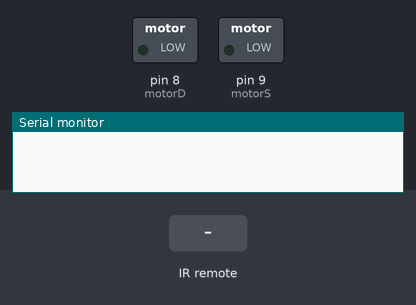
A sketch run on a simulated Arduino Uno, built with avr-gcc and run on an emulated ATmega328P. Parts: switched loads named in the sketch (green lamp = pin HIGH), the last lines printed to the serial monitor. The inputs (shaded band) are chosen by the test bench.

Above: at 1.2 s.
1.3 s: infrared code 0xD7E84B1B received
At 1.6 s:
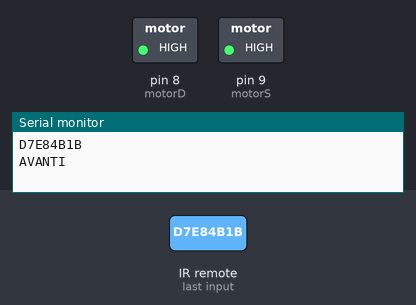
2.8 s: infrared code 0xF076C13B received
At 3.9 s:
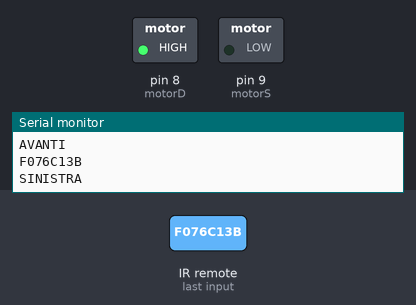
4.3 s: infrared code 0xA3C8EDDB received
At 5.1 s:
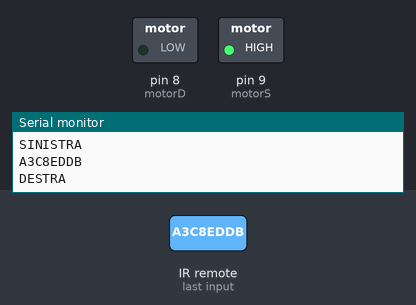
Timing chart, 0 to 7.3 s (numbered marks = the images above; inputs shaded):
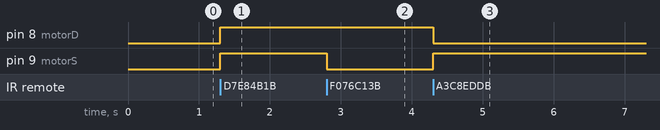

Measured:
- after the input at 1.3 s, pin 8 (motorD), pin 9 (motorS): LOW → HIGH at once
- after the input at 2.8 s, pin 9 (motorS): HIGH → LOW at once
- after the input at 4.3 s, pin 8 (motorD): HIGH → LOW at once; pin 9 (motorS): LOW → HIGH at once

The sketch:

sketch_robot_con_telecomando_ir.ino
```cpp
 /**

  ARDUINO ROBOT CON CONTROLLO TELECOMANDO IR

  Autore Fancello Salvatore

 Per maggiori info: http://www.progettiarduino.com

 **/

#include <IRremote.h>

int remoteInputPin = 2;
IRrecv receiver(remoteInputPin);
decode_results results;

int motorD   = 8;
int motorS   = 9;

void setup() {
  Serial.begin(9600);
  receiver.enableIRIn();

  pinMode(motorD, OUTPUT);
  pinMode(motorS, OUTPUT);

}

void avanti() {
  digitalWrite(motorD, HIGH);
  digitalWrite(motorS, HIGH);

}


void sinistra() {
  digitalWrite(motorD, HIGH);
  digitalWrite(motorS, LOW);

}

void destra() {
  digitalWrite(motorD, LOW);
  digitalWrite(motorS, HIGH);

}

void Stop() {
  digitalWrite(motorS, LOW);
  digitalWrite(motorD, LOW);

}

void loop() {
  if (receiver.decode(&results)) {
    Serial.println(results.value, HEX);

    if (results.value == 0xD7E84B1B) {
      Serial.println("AVANTI");
      avanti();
    }
      else if (results.value == 0xF076C13B) {
      Serial.println("SINISTRA");
      sinistra();
    }
      else if (results.value == 0xA3C8EDDB) {
      Serial.println("DESTRA");
      destra();
    }
      else if (results.value == 0x20FE4DBB) {
      Serial.println("STOP");
      Stop();
    }

    receiver.resume();
  }
}
```
